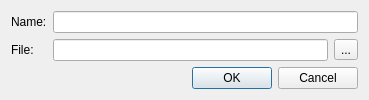
<?xml version="1.0" encoding="UTF-8"?>
<ui version="4.0">
 <class>ImportProgramDialog</class>
 <widget class="QDialog" name="ImportProgramDialog">
  <property name="geometry">
   <rect>
    <x>0</x>
    <y>0</y>
    <width>369</width>
    <height>94</height>
   </rect>
  </property>
  <property name="windowTitle">
   <string>Import Program</string>
  </property>
  <layout class="QVBoxLayout" name="verticalLayout">
   <item>
    <layout class="QFormLayout" name="formLayout">
     <property name="fieldGrowthPolicy">
      <enum>QFormLayout::ExpandingFieldsGrow</enum>
     </property>
     <item row="0" column="0">
      <widget class="QLabel" name="label_2">
       <property name="text">
        <string>Name:</string>
       </property>
      </widget>
     </item>
     <item row="0" column="1">
      <widget class="QLineEdit" name="nameEdit"/>
     </item>
     <item row="1" column="0">
      <widget class="QLabel" name="label">
       <property name="text">
        <string>File:</string>
       </property>
      </widget>
     </item>
     <item row="1" column="1">
      <layout class="QHBoxLayout" name="horizontalLayout">
       <item>
        <widget class="QLineEdit" name="fileEdit"/>
       </item>
       <item>
        <widget class="QToolButton" name="fileButton">
         <property name="text">
          <string>...</string>
         </property>
        </widget>
       </item>
      </layout>
     </item>
    </layout>
   </item>
   <item>
    <widget class="QDialogButtonBox" name="buttonBox">
     <property name="orientation">
      <enum>Qt::Horizontal</enum>
     </property>
     <property name="standardButtons">
      <set>QDialogButtonBox::Cancel|QDialogButtonBox::Ok</set>
     </property>
    </widget>
   </item>
  </layout>
 </widget>
 <resources/>
 <connections>
  <connection>
   <sender>buttonBox</sender>
   <signal>accepted()</signal>
   <receiver>ImportProgramDialog</receiver>
   <slot>accept()</slot>
   <hints>
    <hint type="sourcelabel">
     <x>248</x>
     <y>254</y>
    </hint>
    <hint type="destinationlabel">
     <x>157</x>
     <y>274</y>
    </hint>
   </hints>
  </connection>
  <connection>
   <sender>buttonBox</sender>
   <signal>rejected()</signal>
   <receiver>ImportProgramDialog</receiver>
   <slot>reject()</slot>
   <hints>
    <hint type="sourcelabel">
     <x>316</x>
     <y>260</y>
    </hint>
    <hint type="destinationlabel">
     <x>286</x>
     <y>274</y>
    </hint>
   </hints>
  </connection>
 </connections>
</ui>
